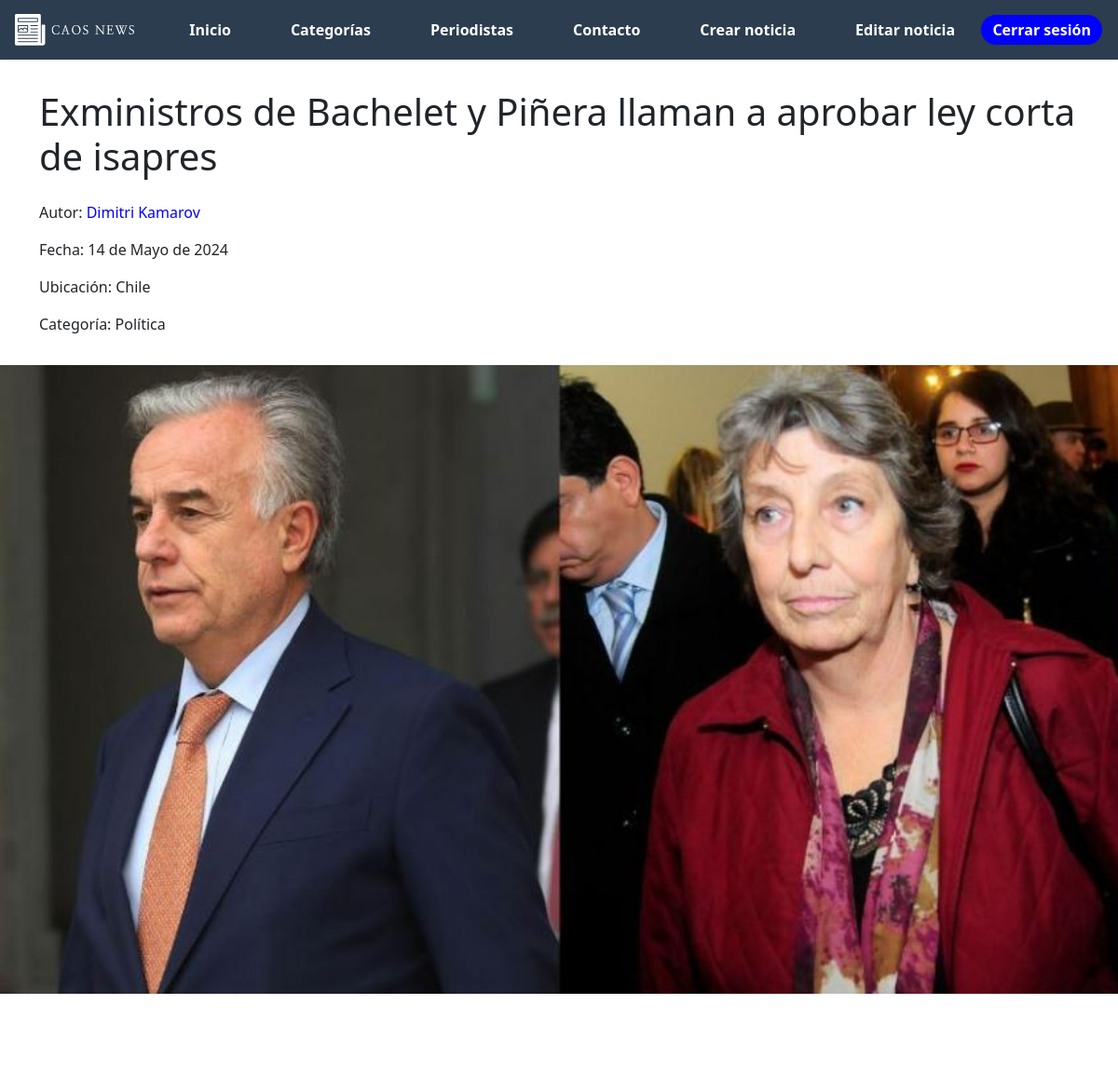
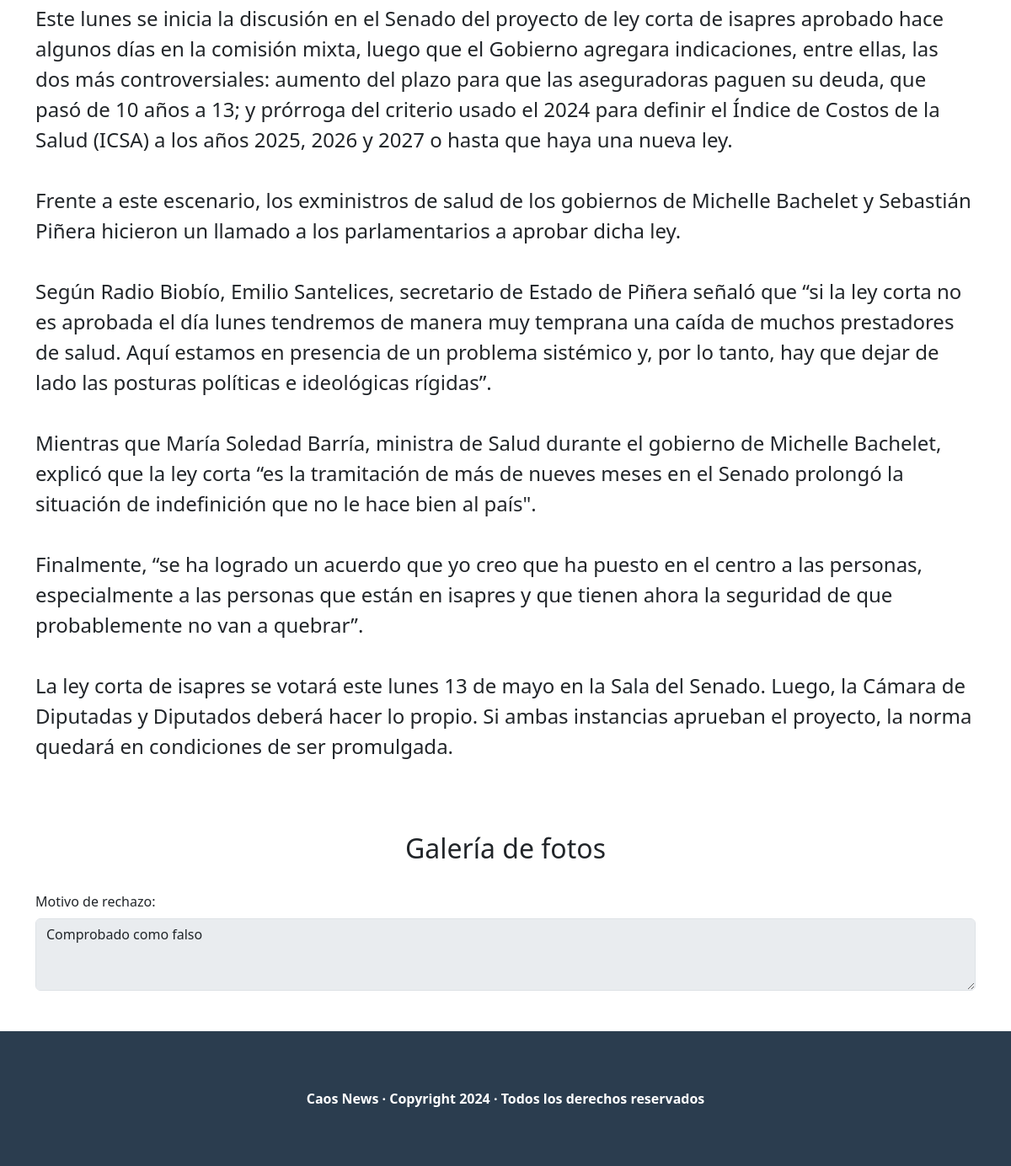
Screenshot of /noticia_rechazada/21/ (signed in) with the database file from the repository (2 pictures, top to bottom).
### core/models.py (models this page shows, shortened)
class Noticia(models.Model):
    titulo = models.CharField(max_length=100, unique=True)
    ubicacion = models.CharField(max_length=50)
    fecha = models.DateField(auto_now=True)
    portada = models.ImageField(upload_to='portadas_noticias', blank=False, default='portada.jpg')
    cuerpo = models.TextField()
    id_autor = models.ForeignKey(User, on_delete=models.CASCADE)
    id_categoria = models.ForeignKey(CategoriaNoticia, on_delete=models.RESTRICT)
    id_estado_noticia = models.ForeignKey(EstadoNoticia, on_delete=models.RESTRICT)

class CategoriaNoticia(models.Model):
    descripcion = models.CharField(max_length=30)

class MensajeRechazoNoticia(models.Model):
    mensaje_rechazo = models.EmailField(max_length=200)
    id_noticia = models.ForeignKey(Noticia, on_delete=models.CASCADE)

### core/views.py (the view)
# urls.py: path('noticia_rechazada/<id>/', noticia_rechazada, name='noticia_rechazada'),
@login_required
@permission_required('core.change_noticia')
def noticia_rechazada(request, id):
    aux = {}
    noticia = Noticia.objects.get(id=id)
    id_usuario = request.user.id
    if(noticia.id_autor.id != id_usuario):
        return redirect(to='lista_noticias_publicadas')
    existe_galeria = GaleriaImagenes.objects.filter(id_noticia=noticia.id).exists()
    if existe_galeria:
        galeria = GaleriaImagenes.objects.filter(id_noticia=noticia.id)
        aux ['galeria'] = galeria
    aux ['noticia'] = noticia
    mensaje_rechazo = MensajeRechazoNoticia.objects.get(id_noticia=noticia.id)
    aux ['mensaje_rechazo'] = mensaje_rechazo
    return render(request, 'core/paginas/periodista/noticia_rechazada.html', aux)

### core/templates/core/paginas/periodista/noticia_rechazada.html (shortened to what this page needs)
{% extends 'core/base.html'%}
{% load static %}
{% block estilo %}
  <link rel="stylesheet" href="{% static 'core/css/noticia.css' %}">
{% endblock %}
{% block content %}
<main>
  <div class="container">
    <h1 class="news-title">{{noticia.titulo}}</h1>
    <div class="news-description">
      <p class="author">Autor: <a href="{% url 'periodista' noticia.id_autor.id %}">{{noticia.id_autor.first_name}} {{noticia.id_autor.last_name}}</a></p>
      <p class="date">Fecha: {{noticia.fecha}}</p>
      <p class="category">Ubicación: {{noticia.ubicacion}}</p>
      <p class="category">Categoría: {{noticia.id_categoria.descripcion}}</p>
    </div>
  </div>
  <div class="news-banner container-fluid">
    <img src="{{noticia.portada.url}}" class="d-block w-100" alt="...">
  </div>
  <div class="news-content container">
    <p>
      {{noticia.cuerpo}}
    </p>
  </div>
  <div class="container-lg">
    <h2 class="photo-gallery-title">Galería de fotos</h2>
  </div>
  <div class="photo-gallery container-lg">
    <div id="carouselExample" class="carousel slide">
      <button class="carousel-control-prev" type="button" data-bs-target="#carouselExample" data-bs-slide="prev">
        <span class="carousel-control-prev-icon" aria-hidden="true"></span>
      </button>
      <button class="carousel-control-next" type="button" data-bs-target="#carouselExample" data-bs-slide="next">
        <span class="carousel-control-next-icon" aria-hidden="true"></span>
      </button>
    </div>
  </div>
    <div class="mb-3 container">
      <label for="exampleFormControlTextarea1" class="form-label">Motivo de rechazo:</label>
      <textarea class="form-control" id="exampleFormControlTextarea1" rows="3" disabled>{{mensaje_rechazo.mensaje_rechazo}}</textarea>
    </div>
</main>
{% endblock %}

### core/templates/core/base.html (shortened to what this page needs)
{% load static %}
<!DOCTYPE html>
<html lang="es">
<head>
  <link href="https://cdn.jsdelivr.net/npm/bootstrap@5.3.3/dist/css/bootstrap.min.css" rel="stylesheet"
>
  <link rel="stylesheet" href="{% static 'core/css/header.css' %}">
  <link rel="stylesheet" href="{% static 'core/css/footer.css' %}">
  {% block estilo %}
  {% endblock %}
</head>
<body>
  <header class="main-header">
    <div class="main-header_content">
      <a href="{% url 'index' %}"><img src="{% static 'core/img/logo-light.svg' %}" class="logo" alt="Logo Caos News"></a>
      {% if user.is_authenticated %}
      <form action="{% url 'logout' %}" class="login-button" method="POST" style="padding-top: 0;">
      <button class="button">Cerrar sesión</button>
      </form>
      {% else %}
        <a href="{% url 'login' %}" class="login-button"><button class="button">Inicia sesión</button></a>
      {% endif %}
      <nav id="main-menu" class="main-menu">
        <ul>
          <li><a href="{% url 'index' %}">Inicio</a></li>
          <li><a href="{% url 'lista_categorias' %}">Categorías</a></li>
          <li><a href="{% url 'lista_periodistas' %}">Periodistas</a></li>
          <li><a href="{% url 'contacto' %}">Contacto</a></li>
          {% for group in user.groups.all %}
            {% if group.name == 'Periodista' %}
              <li><a href="{% url 'crear_noticia' %}">Crear noticia</a></li>
              <li><a href="{% url 'lista_noticias_publicadas' %}">Editar noticia</a></li>
            {% endif %}
          {% endfor %}
        </ul>
      </nav>
    </div>
  </header>
  {% block content %}
  {% endblock %}
  <footer class="footer">
    <p>Caos News · Copyright 2024 · Todos los derechos reservados</p>
  </footer>
</body>
</html>

### core/static/core/css/header.css (style rules this page uses)
*, *::before, *::after { margin: 0; padding: 0; box-sizing: border-box; }
body { min-height: 100vh; display: flex; }
a { text-decoration: none; color: inherit; }
ul, ol { list-style: none; }
body { padding-top: 6rem; }
button { font-family: inherit; display: inline-block; padding: .25rem .75rem; border-radius: 1.5rem; text-decoration: none; font-weight: 600; color: white; background-color: blue; border: 1px solid #2b3d4f; }
.main-header { width: 100%; height: 4rem; position: fixed; top: 0; left: 0; background-color: #2b3d4f; display: flex; z-index: 10; box-shadow: 0 1px 2px rgba(0, 0, 0, .1); }
.main-header_content { width: calc(100% - 2rem); margin-left: 1rem; margin-right: 1rem; display: flex; align-items: center; justify-content: space-between; }
.main-header_content .logo { width: 8rem; }
.main-menu { display: flex; justify-content: center; align-items: center; }
.main-menu ul { padding: 0; }
@media screen and (min-width: 734px) { .main-menu ul { font-size: 2rem; } }
@media screen and (min-width: 734px) { .main-menu li { margin-bottom: 1rem; } }
@media screen and (min-width: 1024px) { .main-menu ul { font-size: 1rem; display: flex; padding-left: 2rem; gap: 4rem; color: white; font-weight: 600; margin-bottom: 0; } }
@media screen and (min-width: 1024px) { .main-menu li { margin-bottom: 0; } }
@media screen and (min-width: 1024px) { .main-header .login-button { order: 1; } }

### core/static/core/css/footer.css (style rules this page uses)
body { min-height: 100vh; display: flex; flex-direction: column; }
main { min-height: calc(100vh - 4rem); }
.footer { color: white; background-color: #2b3d4f; height: 10rem; display: flex; align-items: center; font-weight: bold; }
.footer p { width: 100%; margin-bottom: 0; text-align: center; }

### core/static/core/css/noticia.css (style rules this page uses)
main { padding-bottom: 2rem; }
.news-title { margin-bottom: 1.5rem; }
.news-description { font-size: .75rem; margin-bottom: .5rem; margin-bottom: 1rem; }
.news-description a { color: blue; }
.news-banner { width: 100%; height: auto; aspect-ratio: 16/9; padding: 0; margin-bottom: 1rem; overflow: hidden; }
.news-banner img { width: 100%; height: 100%; object-fit: cover; }
.news-content { margin-bottom: 2rem; white-space: pre-line; }
.photo-gallery-title { text-align: center; margin-bottom: 1rem; }
.photo-gallery { padding: 0; }
@media screen and (min-width: 734px) { .news-content { font-size: 1.5rem; } }
@media screen and (min-width: 1024px) { .news-description { font-size: 1rem; margin-bottom: 2rem; } }
@media screen and (min-width: 1024px) { .photo-gallery-title { margin-bottom: 2rem; } }
@media screen and (min-width: 1024px) { .carousel.slide { margin-inline: auto; } }
@media screen and (min-width: 1024px) { .photo-gallery .carousel { max-width: 50vw; } }
form { padding-top: 3rem; }

### rows the page displays
Noticia: titulo "Exministros de Bachelet y Piñera llaman a aprobar ley corta de isapres", id_autor.first_name "Dimitri", id_autor.last_name "Kamarov", fecha "14 de Mayo de 2024", ubicacion "Chile", id_categoria.descripcion "Política", portada (picture), cuerpo "Este lunes se inicia la discusión en el Senado del proyecto de ley corta de isapres aprobado hace algunos días en la comisión mixta, luego que el Gobierno agregara indicaciones, entre ellas, las dos más controversiales: aumento del plazo para que las aseguradoras paguen su deuda, que pasó de 10 años a 13; y prórroga del criterio usado el 2024 para definir el Índice de Costos de la Salud (ICSA) a los años 2025, 2026 y 2027 o hasta que haya una nueva ley. Frente a este escenario, los exministros de salud de los gobiernos de Michelle Bachelet y Sebastián Piñera hicieron un llamado a los parlamentarios a aprobar dicha ley. Según Radio Biobío, Emilio Santelices, secretario de Estado de Piñera…"
MensajeRechazoNoticia: mensaje_rechazo "Comprobado como falso"
